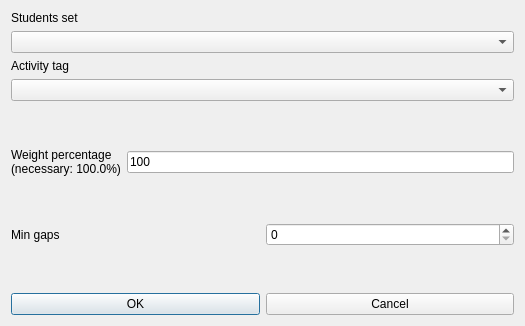
<?xml version="1.0" encoding="UTF-8"?>
<ui version="4.0">
 <class>ModifyConstraintStudentsSetMinGapsBetweenActivityTagBetweenMorningAndAfternoonForm_template</class>
 <widget class="QDialog" name="ModifyConstraintStudentsSetMinGapsBetweenActivityTagBetweenMorningAndAfternoonForm_template">
  <property name="geometry">
   <rect>
    <x>0</x>
    <y>0</y>
    <width>525</width>
    <height>326</height>
   </rect>
  </property>
  <property name="windowTitle">
   <string extracomment="This is the title of the dialog to modify a constraint of this type">Modify students set min gaps between activity tag between morning and afternoon</string>
  </property>
  <layout class="QVBoxLayout" name="verticalLayout_2">
   <item>
    <layout class="QVBoxLayout" name="verticalLayout">
     <item>
      <widget class="QLabel" name="studentsTextLabel">
       <property name="frameShape">
        <enum>QFrame::NoFrame</enum>
       </property>
       <property name="frameShadow">
        <enum>QFrame::Plain</enum>
       </property>
       <property name="text">
        <string>Students set</string>
       </property>
       <property name="wordWrap">
        <bool>false</bool>
       </property>
      </widget>
     </item>
     <item>
      <widget class="QComboBox" name="studentsComboBox">
       <property name="editable">
        <bool>false</bool>
       </property>
       <property name="insertPolicy">
        <enum>QComboBox::NoInsert</enum>
       </property>
       <property name="duplicatesEnabled">
        <bool>false</bool>
       </property>
      </widget>
     </item>
     <item>
      <widget class="QLabel" name="activityTagTextLabel">
       <property name="frameShape">
        <enum>QFrame::NoFrame</enum>
       </property>
       <property name="frameShadow">
        <enum>QFrame::Plain</enum>
       </property>
       <property name="text">
        <string>Activity tag</string>
       </property>
       <property name="wordWrap">
        <bool>false</bool>
       </property>
      </widget>
     </item>
     <item>
      <widget class="QComboBox" name="activityTagComboBox">
       <property name="editable">
        <bool>false</bool>
       </property>
       <property name="insertPolicy">
        <enum>QComboBox::NoInsert</enum>
       </property>
       <property name="duplicatesEnabled">
        <bool>false</bool>
       </property>
      </widget>
     </item>
    </layout>
   </item>
   <item>
    <spacer name="spacer6">
     <property name="orientation">
      <enum>Qt::Vertical</enum>
     </property>
     <property name="sizeType">
      <enum>QSizePolicy::Expanding</enum>
     </property>
     <property name="sizeHint" stdset="0">
      <size>
       <width>20</width>
       <height>20</height>
      </size>
     </property>
    </spacer>
   </item>
   <item>
    <layout class="QHBoxLayout" name="horizontalLayout_2">
     <item>
      <widget class="QLabel" name="weightTextLabel">
       <property name="frameShape">
        <enum>QFrame::NoFrame</enum>
       </property>
       <property name="frameShadow">
        <enum>QFrame::Plain</enum>
       </property>
       <property name="text">
        <string>Weight percentage
(necessary: 100.0%)</string>
       </property>
       <property name="wordWrap">
        <bool>false</bool>
       </property>
      </widget>
     </item>
     <item>
      <widget class="QLineEdit" name="weightLineEdit">
       <property name="text">
        <string notr="true">100</string>
       </property>
      </widget>
     </item>
    </layout>
   </item>
   <item>
    <spacer name="verticalSpacer">
     <property name="orientation">
      <enum>Qt::Vertical</enum>
     </property>
     <property name="sizeHint" stdset="0">
      <size>
       <width>20</width>
       <height>25</height>
      </size>
     </property>
    </spacer>
   </item>
   <item>
    <layout class="QHBoxLayout" name="horizontalLayout">
     <item>
      <widget class="QLabel" name="minGapsTextLabel">
       <property name="frameShape">
        <enum>QFrame::NoFrame</enum>
       </property>
       <property name="frameShadow">
        <enum>QFrame::Plain</enum>
       </property>
       <property name="text">
        <string>Min gaps</string>
       </property>
       <property name="wordWrap">
        <bool>false</bool>
       </property>
      </widget>
     </item>
     <item>
      <widget class="QSpinBox" name="minGapsSpinBox"/>
     </item>
    </layout>
   </item>
   <item>
    <spacer name="verticalSpacer_2">
     <property name="orientation">
      <enum>Qt::Vertical</enum>
     </property>
     <property name="sizeHint" stdset="0">
      <size>
       <width>20</width>
       <height>26</height>
      </size>
     </property>
    </spacer>
   </item>
   <item>
    <layout class="QHBoxLayout">
     <item>
      <widget class="QPushButton" name="okPushButton">
       <property name="text">
        <string>OK</string>
       </property>
      </widget>
     </item>
     <item>
      <widget class="QPushButton" name="cancelPushButton">
       <property name="text">
        <string>Cancel</string>
       </property>
      </widget>
     </item>
    </layout>
   </item>
  </layout>
 </widget>
 <layoutdefault spacing="6" margin="11"/>
 <resources/>
 <connections/>
</ui>
